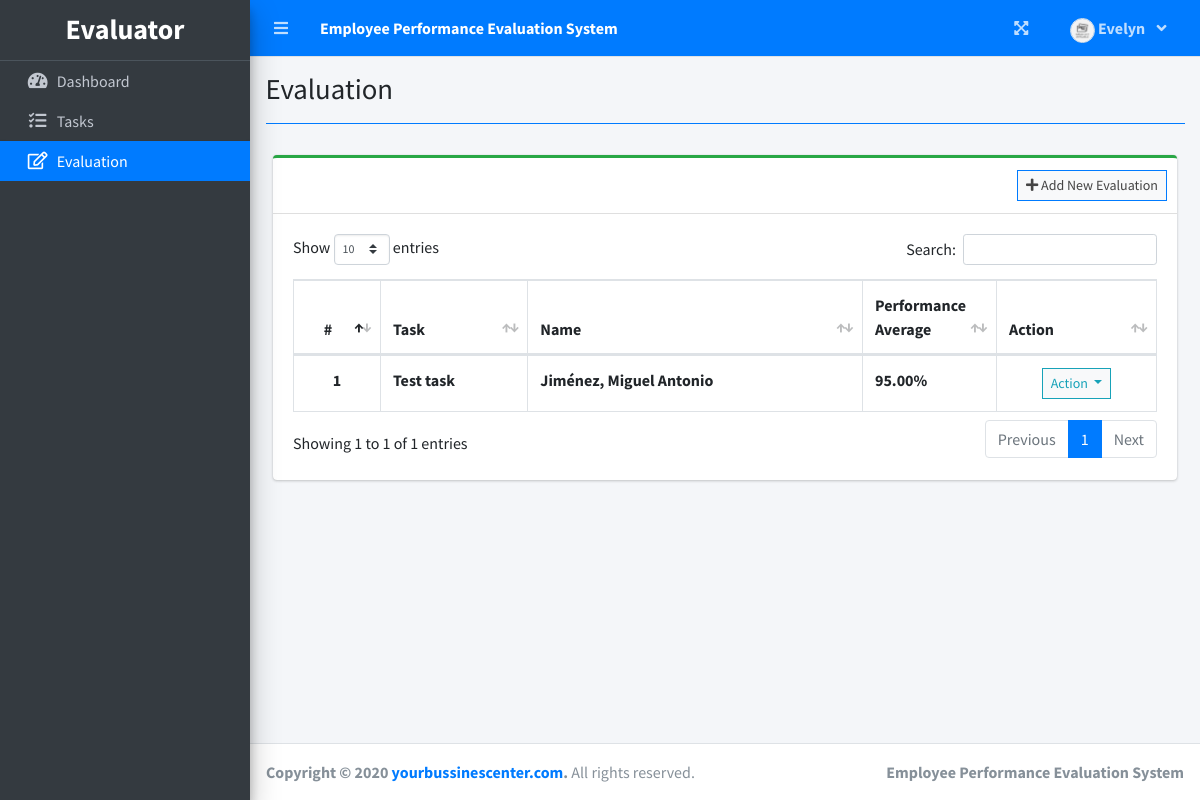
Page /index.php?page=evaluation (signed in) on the committed database.
### tables this page shows
CREATE TABLE `ratings` (
  `id` int(30) NOT NULL,
  `employee_id` int(30) NOT NULL,
  `task_id` int(30) NOT NULL,
  `evaluator_id` int(30) NOT NULL,
  `efficiency` int(11) NOT NULL,
  `timeliness` int(11) NOT NULL,
  `quality` int(11) NOT NULL,
  `accuracy` int(11) NOT NULL,
  `remarks` text NOT NULL,
  `date_created` datetime NOT NULL DEFAULT current_timestamp()
);

CREATE TABLE `task_list` (
  `id` int(30) NOT NULL,
  `task` varchar(200) NOT NULL,
  `description` text NOT NULL,
  `employee_id` int(30) NOT NULL,
  `due_date` date NOT NULL,
  `completed` date NOT NULL,
  `status` int(1) NOT NULL COMMENT '0=pending, 1=on-progress,3=Completed',
  `date_created` datetime NOT NULL DEFAULT current_timestamp()
);

### evaluation.php (the view, shortened to what this page needs)
<?php include'db_connect.php' ?>
<div class="col-lg-12">
	<div class="card card-outline card-success">
		<div class="card-header">
			<div class="card-tools">
				<a class="btn btn-block btn-sm btn-default btn-flat border-primary" href="./index.php?page=new_evaluation"><i class="fa fa-plus"></i> Add New Evaluation</a>
			</div>
		</div>
		<div class="card-body">
			<table class="table tabe-hover table-bordered" id="list">
				<thead>
					<tr>
						<th class="text-center">#</th>
						<th>Task</th>
						<th>Name</th>
						<th width="15%">Performance Average</th>
						<th>Action</th>
					</tr>
				</thead>
				<tbody>
					<?php
					$i = 1;
					$where = "";
					if($_SESSION['login_type'] == 1)
						$where = " where r.evaluator_id = {$_SESSION['login_id']} ";
					$qry = $conn->query("SELECT r.*,concat(e.lastname,', ',e.firstname,' ',e.middlename) as name,t.task,concat(ev.lastname,', ',ev.firstname,' ',ev.middlename) as ename,((((r.efficiency + r.timeliness + r.quality + r.accuracy)/4)/5) * 100) as pa FROM ratings r inner join employee_list e on e.id = r.employee_id inner join task_list t on t.id = r.task_id inner join evaluator_list ev on ev.id = r.evaluator_id $where order by concat(e.lastname,', ',e.firstname,' ',e.middlename) asc");
					while($row= $qry->fetch_assoc()):
					?>
					<tr>
						<th class="text-center"><?php echo $i++ ?></th>
						<td><b><?php echo ($row['task']) ?></b></td>
						<td><b><?php echo ucwords($row['name']) ?></b></td>
						<td><b><?php echo number_format($row['pa'],2)."%" ?></b></td>
						<td class="text-center">
							<button type="button" class="btn btn-default btn-sm btn-flat border-info wave-effect text-info dropdown-toggle" data-toggle="dropdown" aria-expanded="true">
		                      Action
		                    </button>
						</td>
					</tr>
				<?php endwhile; ?>
				</tbody>
			</table>
		</div>
	</div>
</div>

### rows in the picture
ratings: task_list.task "Test task", name "Jiménez, Miguel Antonio", pa "95.00"

### other values in the picture
$_SESSION['system']['name'] "Employee Performance Evaluation System"
$_SESSION['login_firstname'] "Evelyn"
$title "Evaluation"
